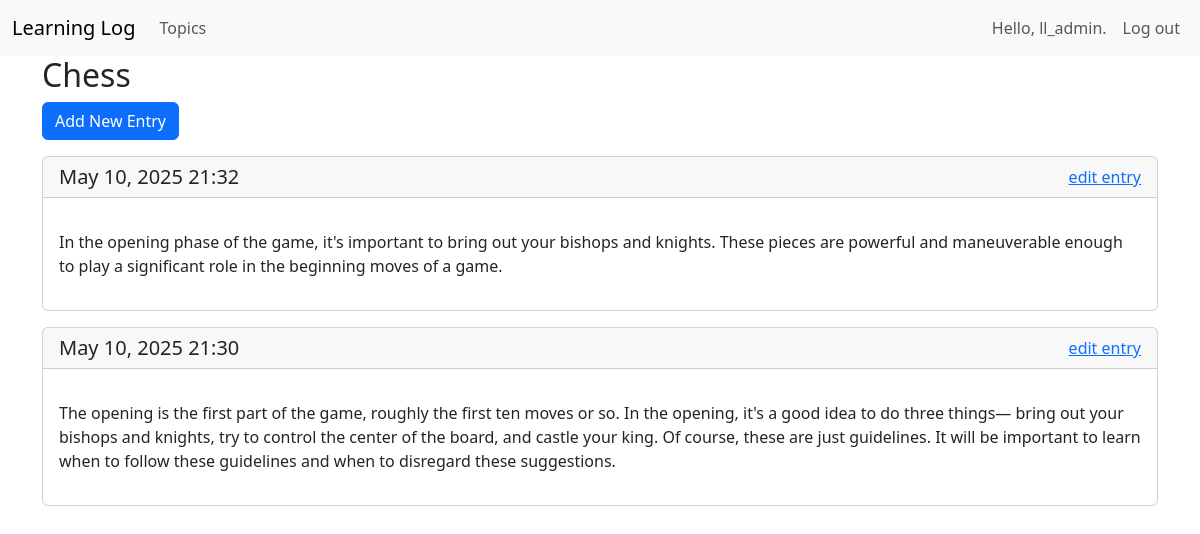
The page /topics/1/ (signed in) on the database its author committed.
### learning_logs/models.py (models this page shows, shortened)
class Topic(models.Model):
    text = models.CharField(max_length=200)
    date_added = models.DateTimeField(auto_now_add=True)
    owner = models.ForeignKey(User, on_delete=models.CASCADE)
    def __str__(self):
        return self.text

class Entry(models.Model):
    topic = models.ForeignKey(Topic, on_delete=models.CASCADE)
    text = models.TextField()
    date_added = models.DateTimeField(auto_now_add=True)
    class Meta:
        verbose_name_plural = 'entries'

### learning_logs/views.py (the view)
# urls.py: path('topics/<int:topic_id>/', views.topic, name='topic'),
@login_required
def topic(request, topic_id):
    topic = Topic.objects.get(id = topic_id)
    if topic.owner != request.user:
        raise Http404
    entries = topic.entry_set.order_by('-date_added')
    context = {'topic':topic, 'entries': entries}
    return render(request, 'learning_logs/topic.html', context)

### learning_logs/templates/learning_logs/topic.html
{% extends 'learning_logs/base.html' %}
{% block header %}
<h2>{{ topic }}</h2>
{% endblock header %}
{% block content %}
<p>
<a class="btn btn-primary" href="{% url 'learning_logs:new_entry' topic.id %}">Add New Entry</a></p>
{% for entry in entries %}
<div class="card mb-3">
<div class="card-header d-flex justify-content-between align-items-center">
      <h5 class="mb-0">
      {{ entry.date_added|date:'M d, Y H:i' }}
      </h5>
        <a href = "{% url 'learning_logs:edit_entry' entry.id%}">edit entry</a>
</div>
 <div class="card-body">
  <p class="card-text">{{ entry.text|linebreaks }}</p>
 </div>
</div>
{% empty %}
    <p>There are no entries for this topic yet.</p>
{% endfor %}
{% endblock content %}

### learning_logs/templates/learning_logs/base.html (shortened to what this page needs)
{% load django_bootstrap5  %}
<!DOCTYPE html>
<html lang="en">
<head>
    {% bootstrap_css %}
</head>
<body>
<nav class="navbar navbar-expand-lg navbar-light bg-light">
  <div class="container-fluid">
    <a class="navbar-brand" href="{% url 'learning_logs:index' %}">Learning Log</a>
    <div class="collapse navbar-collapse" id="navbarNav">
      <ul class="navbar-nav me-auto">
        <li class="nav-item"><a class="nav-link" href="{% url 'learning_logs:topics' %}">Topics</a></li>
      </ul>
      <ul class="navbar-nav">
        {% if user.is_authenticated %}
          <li class="nav-item"><a class="nav-link">Hello, {{ user.username }}.</a></li>
          <li class="nav-item"><a class="nav-link" href="{% url 'users:logout' %}">Log out</a></li>
        {% else %}
          <li class="nav-item"><a class="nav-link" href="{% url 'users:register' %}">Register</a></li>
          <li class="nav-item"><a class="nav-link" href="{% url 'users:login' %}">Log in</a></li>
        {% endif %}
      </ul>
    </div>
  </div>
</nav>
<div class="container">
    <div class="page-header">
        {% block header %}{% endblock header %}
    </div>
    <div>
        {% block content %}{% endblock content %}
    </div>
</div>
</body>
</html>

### rows shown on the page
Topic: text "Chess"
Entry: date_added "May 10, 2025 21:32", text "In the opening phase of the game, it's important to bring out your bishops and knights. These pieces are powerful and maneuverable enough to play a significant role in the beginning moves of a game."
Entry: date_added "May 10, 2025 21:30", text "The opening is the first part of the game, roughly the first ten moves or so. In the opening, it's a good idea to do three things— bring out your bishops and knights, try to control the center of the board, and castle your king. Of course, these are just guidelines. It will be important to learn when to follow these guidelines and when to disregard these suggestions."

### other values the page prints
{{ user.username }} "ll_admin"
